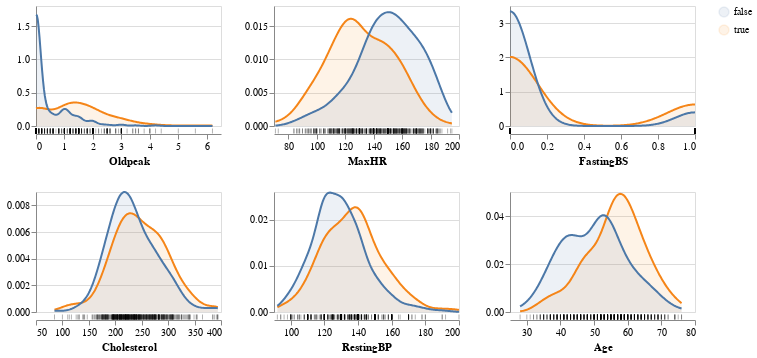

Notebook cell for this chart:
### Code cell
aly.alt.data_transformers.enable('vegafusion')

aly.dist(train_df, color='HeartDisease')

### Figure 1 — Vega specification as saved in the notebook (floating-point values rounded to 4 significant figures; data arrays with more than 128 entries replaced by an {"elided": "..."} marker saying what was removed)
{"$schema": "https://vega.github.io/schema/vega/v5.json", "data": [{"name": "source_0", "values": {"elided": "513 records"}}, {"name": "data_0", "source": "source_0", "transform": [{"type": "kde", "field": "Oldpeak", "minsteps": 100, "as": ["Oldpeak", "density"], "resolve": "shared", "groupby": ["HeartDisease"]}]}, {"name": "data_1", "values": {"elided": "513 records"}}, {"name": "data_2", "source": "source_0", "transform": [{"type": "kde", "field": "MaxHR", "minsteps": 100, "as": ["MaxHR", "density"], "resolve": "shared", "groupby": ["HeartDisease"]}]}, {"name": "data_3", "values": {"elided": "513 records"}}, {"name": "data_4", "source": "source_0", "transform": [{"type": "kde", "resolve": "shared", "minsteps": 100, "as": ["FastingBS", "density"], "field": "FastingBS", "groupby": ["HeartDisease"]}]}, {"name": "data_5", "values": {"elided": "513 records"}}, {"name": "data_6", "source": "source_0", "transform": [{"type": "kde", "groupby": ["HeartDisease"], "resolve": "shared", "field": "Cholesterol", "as": ["Cholesterol", "density"], "minsteps": 100}]}, {"name": "data_7", "values": {"elided": "513 records"}}, {"name": "data_8", "source": "source_0", "transform": [{"type": "kde", "as": ["RestingBP", "density"], "groupby": ["HeartDisease"], "minsteps": 100, "field": "RestingBP", "resolve": "shared"}]}, {"name": "data_9", "values": {"elided": "513 records"}}, {"name": "data_10", "source": "source_0", "transform": [{"type": "kde", "field": "Age", "as": ["Age", "density"], "minsteps": 100, "groupby": ["HeartDisease"], "resolve": "shared"}]}, {"name": "data_11", "values": {"elided": "513 records"}}, {"name": "data_0_color_domain_HeartDisease_0", "source": "data_0", "transform": [{"type": "aggregate", "groupby": ["HeartDisease"], "fields": [], "ops": [], "as": []}, {"type": "formula", "expr": "datum['HeartDisease']", "as": "sort_field"}, {"type": "project", "fields": ["HeartDisease"]}]}, {"name": "data_2_color_domain_HeartDisease_1", "source": "data_2", "transform": [{"type": "aggregate", "groupby": ["HeartDisease"], "fields": [], "ops": [], "as": []}, {"type": "formula", "expr": "datum['HeartDisease']", "as": "sort_field"}, {"type": "project", "fields": ["HeartDisease"]}]}, {"name": "data_4_color_domain_HeartDisease_2", "source": "data_4", "transform": [{"type": "aggregate", "groupby": ["HeartDisease"], "fields": [], "ops": [], "as": []}, {"type": "formula", "expr": "datum['HeartDisease']", "as": "sort_field"}, {"type": "project", "fields": ["HeartDisease"]}]}, {"name": "data_6_color_domain_HeartDisease_3", "source": "data_6", "transform": [{"type": "aggregate", "groupby": ["HeartDisease"], "fields": [], "ops": [], "as": []}, {"type": "formula", "expr": "datum['HeartDisease']", "as": "sort_field"}, {"type": "project", "fields": ["HeartDisease"]}]}, {"name": "data_8_color_domain_HeartDisease_4", "source": "data_8", "transform": [{"type": "aggregate", "groupby": ["HeartDisease"], "fields": [], "ops": [], "as": []}, {"type": "formula", "expr": "datum['HeartDisease']", "as": "sort_field"}, {"type": "project", "fields": ["HeartDisease"]}]}, {"name": "data_10_color_domain_HeartDisease_5", "source": "data_10", "transform": [{"type": "aggregate", "groupby": ["HeartDisease"], "fields": [], "ops": [], "as": []}, {"type": "formula", "expr": "datum['HeartDisease']", "as": "sort_field"}, {"type": "project", "fields": ["HeartDisease"]}]}, {"name": "data_0_concat_0_y_domain_density", "source": "data_0", "transform": [{"type": "formula", "expr": "+datum['density']", "as": "density"}, {"type": "aggregate", "groupby": [], "fields": ["density", "density"], "ops": ["min", "max"], "as": ["min", "max"]}]}, {"name": "data_2_concat_1_y_domain_density", "source": "data_2", "transform": [{"type": "formula", "expr": "+datum['density']", "as": "density"}, {"type": "aggregate", "groupby": [], "fields": ["density", "density"], "ops": ["min", "max"], "as": ["min", "max"]}]}, {"name": "data_4_concat_2_y_domain_density", "source": "data_4", "transform": [{"type": "formula", "expr": "+datum['density']", "as": "density"}, {"type": "aggregate", "groupby": [], "fields": ["density", "density"], "ops": ["min", "max"], "as": ["min", "max"]}]}, {"name": "data_6_concat_3_y_domain_density", "source": "data_6", "transform": [{"type": "formula", "expr": "+datum['density']", "as": "density"}, {"type": "aggregate", "groupby": [], "fields": ["density", "density"], "ops": ["min", "max"], "as": ["min", "max"]}]}, {"name": "data_8_concat_4_y_domain_density", "source": "data_8", "transform": [{"type": "formula", "expr": "+datum['density']", "as": "density"}, {"type": "aggregate", "groupby": [], "fields": ["density", "density"], "ops": ["min", "max"], "as": ["min", "max"]}]}, {"name": "data_10_concat_5_y_domain_density", "source": "data_10", "transform": [{"type": "formula", "expr": "+datum['density']", "as": "density"}, {"type": "aggregate", "groupby": [], "fields": ["density", "density"], "ops": ["min", "max"], "as": ["min", "max"]}]}], "signals": [{"name": "childWidth", "value": 185}, {"name": "childHeight", "value": 120}], "marks": [{"type": "group", "name": "concat_0_group", "encode": {"update": {"width": {"signal": "childWidth"}, "height": {"signal": "childHeight"}}}, "marks": [{"type": "group", "name": "concat_0_layer_0_pathgroup", "from": {"facet": {"data": "data_0", "name": "faceted_path_concat_0_layer_0_main", "groupby": ["HeartDisease"]}}, "encode": {"update": {"width": {"field": {"signal": null, "datum": null, "group": "width", "parent": null}}, "height": {"field": {"signal": null, "datum": null, "group": "height", "parent": null}}}}, "marks": [{"type": "area", "name": "concat_0_layer_0_marks", "from": {"data": "faceted_path_concat_0_layer_0_main"}, "sort": {"field": "x"}, "encode": {"update": {"fill": {"field": "HeartDisease", "scale": "color"}, "y2": {"value": 0, "scale": "concat_0_y"}, "orient": {"value": "vertical"}, "x": {"field": "Oldpeak", "scale": "concat_0_x"}, "defined": {"signal": "isValid(datum[\"Oldpeak\"]) && isFinite(+datum[\"Oldpeak\"]) && isValid(datum[\"density\"]) && isFinite(+datum[\"density\"])"}, "opacity": {"value": 0.1}, "y": {"field": "density", "scale": "concat_0_y"}}}, "style": ["area"]}]}, {"type": "group", "name": "concat_0_layer_1_pathgroup", "from": {"facet": {"data": "data_0", "name": "faceted_path_concat_0_layer_1_main", "groupby": ["HeartDisease"]}}, "encode": {"update": {"height": {"field": {"signal": null, "datum": null, "group": "height", "parent": null}}, "width": {"field": {"signal": null, "datum": null, "group": "width", "parent": null}}}}, "marks": [{"type": "line", "name": "concat_0_layer_1_marks", "from": {"data": "faceted_path_concat_0_layer_1_main"}, "sort": {"field": "x"}, "encode": {"update": {"y": {"field": "density", "scale": "concat_0_y"}, "stroke": {"field": "HeartDisease", "scale": "color"}, "defined": {"signal": "isValid(datum[\"Oldpeak\"]) && isFinite(+datum[\"Oldpeak\"]) && isValid(datum[\"density\"]) && isFinite(+datum[\"density\"])"}, "x": {"field": "Oldpeak", "scale": "concat_0_x"}}}, "style": ["line"]}]}, {"type": "rect", "name": "concat_0_layer_2_marks", "from": {"data": "data_1"}, "encode": {"update": {"opacity": {"value": 0.3}, "height": {"value": 5}, "xc": {"field": "Oldpeak", "scale": "concat_0_x"}, "width": {"value": 1}, "yc": {"signal": "childHeight", "offset": 65, "mult": 0.5}, "fill": {"value": "black"}, "tooltip": {"value": "Individual observations"}}}, "style": ["tick"]}], "axes": [{"scale": "concat_0_y", "minExtent": 0, "maxExtent": 0, "tickCount": {"signal": "ceil(childHeight/40)"}, "gridScale": "concat_0_x", "zindex": 0, "orient": "left", "labels": false, "domain": false, "aria": false, "ticks": false, "grid": true}, {"scale": "concat_0_x", "title": "Oldpeak", "grid": false, "zindex": 0, "labelOverlap": true, "offset": 8, "tickCount": {"signal": "ceil(childWidth/40)"}, "labelFlush": true, "orient": "bottom"}, {"scale": "concat_0_y", "orient": "left", "zindex": 0, "grid": false, "tickCount": {"signal": "ceil(childHeight/40)"}, "labelOverlap": true}], "style": "cell"}, {"type": "group", "name": "concat_1_group", "encode": {"update": {"height": {"signal": "childHeight"}, "width": {"signal": "childWidth"}}}, "marks": [{"type": "group", "name": "concat_1_layer_0_pathgroup", "from": {"facet": {"data": "data_2", "name": "faceted_path_concat_1_layer_0_main", "groupby": ["HeartDisease"]}}, "encode": {"update": {"height": {"field": {"signal": null, "datum": null, "group": "height", "parent": null}}, "width": {"field": {"signal": null, "datum": null, "group": "width", "parent": null}}}}, "marks": [{"type": "area", "name": "concat_1_layer_0_marks", "from": {"data": "faceted_path_concat_1_layer_0_main"}, "sort": {"field": "x"}, "encode": {"update": {"opacity": {"value": 0.1}, "x": {"field": "MaxHR", "scale": "concat_1_x"}, "fill": {"field": "HeartDisease", "scale": "color"}, "defined": {"signal": "isValid(datum[\"MaxHR\"]) && isFinite(+datum[\"MaxHR\"]) && isValid(datum[\"density\"]) && isFinite(+datum[\"density\"])"}, "y": {"field": "density", "scale": "concat_1_y"}, "orient": {"value": "vertical"}, "y2": {"value": 0, "scale": "concat_1_y"}}}, "style": ["area"]}]}, {"type": "group", "name": "concat_1_layer_1_pathgroup", "from": {"facet": {"data": "data_2", "name": "faceted_path_concat_1_layer_1_main", "groupby": ["HeartDisease"]}}, "encode": {"update": {"height": {"field": {"signal": null, "datum": null, "group": "height", "parent": null}}, "width": {"field": {"signal": null, "datum": null, "group": "width", "parent": null}}}}, "marks": [{"type": "line", "name": "concat_1_layer_1_marks", "from": {"data": "faceted_path_concat_1_layer_1_main"}, "sort": {"field": "x"}, "encode": {"update": {"stroke": {"field": "HeartDisease", "scale": "color"}, "y": {"field": "density", "scale": "concat_1_y"}, "defined": {"signal": "isValid(datum[\"MaxHR\"]) && isFinite(+datum[\"MaxHR\"]) && isValid(datum[\"density\"]) && isFinite(+datum[\"density\"])"}, "x": {"field": "MaxHR", "scale": "concat_1_x"}}}, "style": ["line"]}]}, {"type": "rect", "name": "concat_1_layer_2_marks", "from": {"data": "data_3"}, "encode": {"update": {"xc": {"field": "MaxHR", "scale": "concat_1_x"}, "tooltip": {"value": "Individual observations"}, "width": {"value": 1}, "yc": {"signal": "childHeight", "offset": 65, "mult": 0.5}, "height": {"value": 5}, "opacity": {"value": 0.3}, "fill": {"value": "black"}}}, "style": ["tick"]}], "axes": [{"scale": "concat_1_y", "gridScale": "concat_1_x", "zindex": 0, "maxExtent": 0, "domain": false, "grid": true, "ticks": false, "orient": "left", "aria": false, "tickCount": {"signal": "ceil(childHeight/40)"}, "labels": false, "minExtent": 0}, {"scale": "concat_1_x", "grid": false, "labelFlush": true, "orient": "bottom", "labelOverlap": true, "tickCount": {"signal": "ceil(childWidth/40)"}, "title": "MaxHR", "offset": 8, "zindex": 0}, {"scale": "concat_1_y", "tickCount": {"signal": "ceil(childHeight/40)"}, "labelOverlap": true, "grid": false, "orient": "left", "zindex": 0}], "style": "cell"}, {"type": "group", "name": "concat_2_group", "encode": {"update": {"width": {"signal": "childWidth"}, "height": {"signal": "childHeight"}}}, "marks": [{"type": "group", "name": "concat_2_layer_0_pathgroup", "from": {"facet": {"data": "data_4", "name": "faceted_path_concat_2_layer_0_main", "groupby": ["HeartDisease"]}}, "encode": {"update": {"height": {"field": {"signal": null, "datum": null, "group": "height", "parent": null}}, "width": {"field": {"signal": null, "datum": null, "group": "width", "parent": null}}}}, "marks": [{"type": "area", "name": "concat_2_layer_0_marks", "from": {"data": "faceted_path_concat_2_layer_0_main"}, "sort": {"field": "x"}, "encode": {"update": {"fill": {"field": "HeartDisease", "scale": "color"}, "y": {"field": "density", "scale": "concat_2_y"}, "x": {"field": "FastingBS", "scale": "concat_2_x"}, "defined": {"signal": "isValid(datum[\"FastingBS\"]) && isFinite(+datum[\"FastingBS\"]) && isValid(datum[\"density\"]) && isFinite(+datum[\"density\"])"}, "orient": {"value": "vertical"}, "opacity": {"value": 0.1}, "y2": {"value": 0, "scale": "concat_2_y"}}}, "style": ["area"]}]}, {"type": "group", "name": "concat_2_layer_1_pathgroup", "from": {"facet": {"data": "data_4", "name": "faceted_path_concat_2_layer_1_main", "groupby": ["HeartDisease"]}}, "encode": {"update": {"height": {"field": {"signal": null, "datum": null, "group": "height", "parent": null}}, "width": {"field": {"signal": null, "datum": null, "group": "width", "parent": null}}}}, "marks": [{"type": "line", "name": "concat_2_layer_1_marks", "from": {"data": "faceted_path_concat_2_layer_1_main"}, "sort": {"field": "x"}, "encode": {"update": {"defined": {"signal": "isValid(datum[\"FastingBS\"]) && isFinite(+datum[\"FastingBS\"]) && isValid(datum[\"density\"]) && isFinite(+datum[\"density\"])"}, "x": {"field": "FastingBS", "scale": "concat_2_x"}, "stroke": {"field": "HeartDisease", "scale": "color"}, "y": {"field": "density", "scale": "concat_2_y"}}}, "style": ["line"]}]}, {"type": "rect", "name": "concat_2_layer_2_marks", "from": {"data": "data_5"}, "encode": {"update": {"tooltip": {"value": "Individual observations"}, "opacity": {"value": 0.3}, "width": {"value": 1}, "yc": {"signal": "childHeight", "offset": 65, "mult": 0.5}, "fill": {"value": "black"}, "xc": {"field": "FastingBS", "scale": "concat_2_x"}, "height": {"value": 5}}}, "style": ["tick"]}], "axes": [{"scale": "concat_2_y", "tickCount": {"signal": "ceil(childHeight/40)"}, "minExtent": 0, "aria": false, "maxExtent": 0, "zindex": 0, "grid": true, "ticks": false, "orient": "left", "domain": false, "gridScale": "concat_2_x", "labels": false}, {"scale": "concat_2_x", "orient": "bottom", "tickCount": {"signal": "ceil(childWidth/40)"}, "zindex": 0, "labelFlush": true, "labelOverlap": true, "title": "FastingBS", "grid": false, "offset": 8}, {"scale": "concat_2_y", "labelOverlap": true, "zindex": 0, "tickCount": {"signal": "ceil(childHeight/40)"}, "grid": false, "orient": "left"}], "style": "cell"}, {"type": "group", "name": "concat_3_group", "encode": {"update": {"height": {"signal": "childHeight"}, "width": {"signal": "childWidth"}}}, "marks": [{"type": "group", "name": "concat_3_layer_0_pathgroup", "from": {"facet": {"data": "data_6", "name": "faceted_path_concat_3_layer_0_main", "groupby": ["HeartDisease"]}}, "encode": {"update": {"height": {"field": {"signal": null, "datum": null, "group": "height", "parent": null}}, "width": {"field": {"signal": null, "datum": null, "group": "width", "parent": null}}}}, "marks": [{"type": "area", "name": "concat_3_layer_0_marks", "from": {"data": "faceted_path_concat_3_layer_0_main"}, "sort": {"field": "x"}, "encode": {"update": {"orient": {"value": "vertical"}, "y": {"field": "density", "scale": "concat_3_y"}, "defined": {"signal": "isValid(datum[\"Cholesterol\"]) && isFinite(+datum[\"Cholesterol\"]) && isValid(datum[\"density\"]) && isFinite(+datum[\"density\"])"}, "opacity": {"value": 0.1}, "y2": {"value": 0, "scale": "concat_3_y"}, "x": {"field": "Cholesterol", "scale": "concat_3_x"}, "fill": {"field": "HeartDisease", "scale": "color"}}}, "style": ["area"]}]}, {"type": "group", "name": "concat_3_layer_1_pathgroup", "from": {"facet": {"data": "data_6", "name": "faceted_path_concat_3_layer_1_main", "groupby": ["HeartDisease"]}}, "encode": {"update": {"height": {"field": {"signal": null, "datum": null, "group": "height", "parent": null}}, "width": {"field": {"signal": null, "datum": null, "group": "width", "parent": null}}}}, "marks": [{"type": "line", "name": "concat_3_layer_1_marks", "from": {"data": "faceted_path_concat_3_layer_1_main"}, "sort": {"field": "x"}, "encode": {"update": {"stroke": {"field": "HeartDisease", "scale": "color"}, "x": {"field": "Cholesterol", "scale": "concat_3_x"}, "y": {"field": "density", "scale": "concat_3_y"}, "defined": {"signal": "isValid(datum[\"Cholesterol\"]) && isFinite(+datum[\"Cholesterol\"]) && isValid(datum[\"density\"]) && isFinite(+datum[\"density\"])"}}}, "style": ["line"]}]}, {"type": "rect", "name": "concat_3_layer_2_marks", "from": {"data": "data_7"}, "encode": {"update": {"yc": {"signal": "childHeight", "offset": 65, "mult": 0.5}, "xc": {"field": "Cholesterol", "scale": "concat_3_x"}, "height": {"value": 5}, "fill": {"value": "black"}, "width": {"value": 1}, "opacity": {"value": 0.3}, "tooltip": {"value": "Individual observations"}}}, "style": ["tick"]}], "axes": [{"scale": "concat_3_y", "tickCount": {"signal": "ceil(childHeight/40)"}, "labels": false, "gridScale": "concat_3_x", "orient": "left", "domain": false, "aria": false, "minExtent": 0, "zindex": 0, "maxExtent": 0, "grid": true, "ticks": false}, {"scale": "concat_3_x", "title": "Cholesterol", "tickCount": {"signal": "ceil(childWidth/40)"}, "offset": 8, "grid": false, "labelFlush": true, "zindex": 0, "orient": "bottom", "labelOverlap": true}, {"scale": "concat_3_y", "grid": false, "tickCount": {"signal": "ceil(childHeight/40)"}, "orient": "left", "labelOverlap": true, "zindex": 0}], "style": "cell"}, {"type": "group", "name": "concat_4_group", "encode": {"update": {"height": {"signal": "childHeight"}, "width": {"signal": "childWidth"}}}, "marks": [{"type": "group", "name": "concat_4_layer_0_pathgroup", "from": {"facet": {"data": "data_8", "name": "faceted_path_concat_4_layer_0_main", "groupby": ["HeartDisease"]}}, "encode": {"update": {"width": {"field": {"signal": null, "datum": null, "group": "width", "parent": null}}, "height": {"field": {"signal": null, "datum": null, "group": "height", "parent": null}}}}, "marks": [{"type": "area", "name": "concat_4_layer_0_marks", "from": {"data": "faceted_path_concat_4_layer_0_main"}, "sort": {"field": "x"}, "encode": {"update": {"defined": {"signal": "isValid(datum[\"RestingBP\"]) && isFinite(+datum[\"RestingBP\"]) && isValid(datum[\"density\"]) && isFinite(+datum[\"density\"])"}, "fill": {"field": "HeartDisease", "scale": "color"}, "orient": {"value": "vertical"}, "x": {"field": "RestingBP", "scale": "concat_4_x"}, "y2": {"value": 0, "scale": "concat_4_y"}, "opacity": {"value": 0.1}, "y": {"field": "density", "scale": "concat_4_y"}}}, "style": ["area"]}]}, {"type": "group", "name": "concat_4_layer_1_pathgroup", "from": {"facet": {"data": "data_8", "name": "faceted_path_concat_4_layer_1_main", "groupby": ["HeartDisease"]}}, "encode": {"update": {"width": {"field": {"signal": null, "datum": null, "group": "width", "parent": null}}, "height": {"field": {"signal": null, "datum": null, "group": "height", "parent": null}}}}, "marks": [{"type": "line", "name": "concat_4_layer_1_marks", "from": {"data": "faceted_path_concat_4_layer_1_main"}, "sort": {"field": "x"}, "encode": {"update": {"defined": {"signal": "isValid(datum[\"RestingBP\"]) && isFinite(+datum[\"RestingBP\"]) && isValid(datum[\"density\"]) && isFinite(+datum[\"density\"])"}, "x": {"field": "RestingBP", "scale": "concat_4_x"}, "stroke": {"field": "HeartDisease", "scale": "color"}, "y": {"field": "density", "scale": "concat_4_y"}}}, "style": ["line"]}]}, {"type": "rect", "name": "concat_4_layer_2_marks", "from": {"data": "data_9"}, "encode": {"update": {"xc": {"field": "RestingBP", "scale": "concat_4_x"}, "height": {"value": 5}, "fill": {"value": "black"}, "tooltip": {"value": "Individual observations"}, "opacity": {"value": 0.3}, "yc": {"signal": "childHeight", "offset": 65, "mult": 0.5}, "width": {"value": 1}}}, "style": ["tick"]}], "axes": [{"scale": "concat_4_y", "zindex": 0, "aria": false, "grid": true, "domain": false, "minExtent": 0, "orient": "left", "tickCount": {"signal": "ceil(childHeight/40)"}, "gridScale": "concat_4_x", "labels": false, "maxExtent": 0, "ticks": false}, {"scale": "concat_4_x", "zindex": 0, "title": "RestingBP", "labelFlush": true, "grid": false, "offset": 8, "tickCount": {"signal": "ceil(childWidth/40)"}, "labelOverlap": true, "orient": "bottom"}, {"scale": "concat_4_y", "labelOverlap": true, "grid": false, "orient": "left", "tickCount": {"signal": "ceil(childHeight/40)"}, "zindex": 0}], "style": "cell"}, {"type": "group", "name": "concat_5_group", "encode": {"update": {"width": {"signal": "childWidth"}, "height": {"signal": "childHeight"}}}, "marks": [{"type": "group", "name": "concat_5_layer_0_pathgroup", "from": {"facet": {"data": "data_10", "name": "faceted_path_concat_5_layer_0_main", "groupby": ["HeartDisease"]}}, "encode": {"update": {"width": {"field": {"signal": null, "datum": null, "group": "width", "parent": null}}, "height": {"field": {"signal": null, "datum": null, "group": "height", "parent": null}}}}, "marks": [{"type": "area", "name": "concat_5_layer_0_marks", "from": {"data": "faceted_path_concat_5_layer_0_main"}, "sort": {"field": "x"}, "encode": {"update": {"defined": {"signal": "isValid(datum[\"Age\"]) && isFinite(+datum[\"Age\"]) && isValid(datum[\"density\"]) && isFinite(+datum[\"density\"])"}, "orient": {"value": "vertical"}, "y2": {"value": 0, "scale": "concat_5_y"}, "x": {"field": "Age", "scale": "concat_5_x"}, "opacity": {"value": 0.1}, "fill": {"field": "HeartDisease", "scale": "color"}, "y": {"field": "density", "scale": "concat_5_y"}}}, "style": ["area"]}]}, {"type": "group", "name": "concat_5_layer_1_pathgroup", "from": {"facet": {"data": "data_10", "name": "faceted_path_concat_5_layer_1_main", "groupby": ["HeartDisease"]}}, "encode": {"update": {"height": {"field": {"signal": null, "datum": null, "group": "height", "parent": null}}, "width": {"field": {"signal": null, "datum": null, "group": "width", "parent": null}}}}, "marks": [{"type": "line", "name": "concat_5_layer_1_marks", "from": {"data": "faceted_path_concat_5_layer_1_main"}, "sort": {"field": "x"}, "encode": {"update": {"y": {"field": "density", "scale": "concat_5_y"}, "stroke": {"field": "HeartDisease", "scale": "color"}, "defined": {"signal": "isValid(datum[\"Age\"]) && isFinite(+datum[\"Age\"]) && isValid(datum[\"density\"]) && isFinite(+datum[\"density\"])"}, "x": {"field": "Age", "scale": "concat_5_x"}}}, "style": ["line"]}]}, {"type": "rect", "name": "concat_5_layer_2_marks", "from": {"data": "data_11"}, "encode": {"update": {"height": {"value": 5}, "fill": {"value": "black"}, "opacity": {"value": 0.3}, "xc": {"field": "Age", "scale": "concat_5_x"}, "width": {"value": 1}, "tooltip": {"value": "Individual observations"}, "yc": {"signal": "childHeight", "offset": 65, "mult": 0.5}}}, "style": ["tick"]}], "axes": [{"scale": "concat_5_y", "gridScale": "concat_5_x", "zindex": 0, "domain": false, "minExtent": 0, "ticks": false, "tickCount": {"signal": "ceil(childHeight/40)"}, "grid": true, "labels": false, "orient": "left", "aria": false, "maxExtent": 0}, {"scale": "concat_5_x", "tickCount": {"signal": "ceil(childWidth/40)"}, "orient": "bottom", "offset": 8, "labelFlush": true, "labelOverlap": true, "zindex": 0, "title": "Age", "grid": false}, {"scale": "concat_5_y", "tickCount": {"signal": "ceil(childHeight/40)"}, "zindex": 0, "orient": "left", "grid": false, "labelOverlap": true}], "style": "cell"}], "scales": [{"name": "color", "type": "ordinal", "domain": {"fields": [{"data": "data_0_color_domain_HeartDisease_0", "field": "HeartDisease"}, {"data": "data_2_color_domain_HeartDisease_1", "field": "HeartDisease"}, {"data": "data_4_color_domain_HeartDisease_2", "field": "HeartDisease"}, {"data": "data_6_color_domain_HeartDisease_3", "field": "HeartDisease"}, {"data": "data_8_color_domain_HeartDisease_4", "field": "HeartDisease"}, {"data": "data_10_color_domain_HeartDisease_5", "field": "HeartDisease"}], "sort": true}, "range": "category"}, {"name": "concat_0_x", "type": "linear", "domain": {"fields": [{"data": "data_0", "field": "Oldpeak"}, {"data": "data_1", "field": "Oldpeak"}]}, "range": [0, {"signal": "childWidth"}], "zero": false, "nice": true}, {"name": "concat_0_y", "type": "linear", "domain": [{"signal": "(data(\"data_0_concat_0_y_domain_density\")[0] || {}).min"}, {"signal": "(data(\"data_0_concat_0_y_domain_density\")[0] || {}).max"}], "range": [{"signal": "childHeight"}, 0], "nice": true, "zero": true}, {"name": "concat_1_x", "type": "linear", "domain": {"fields": [{"data": "data_2", "field": "MaxHR"}, {"data": "data_3", "field": "MaxHR"}]}, "range": [0, {"signal": "childWidth"}], "zero": false, "nice": true}, {"name": "concat_1_y", "type": "linear", "domain": [{"signal": "(data(\"data_2_concat_1_y_domain_density\")[0] || {}).min"}, {"signal": "(data(\"data_2_concat_1_y_domain_density\")[0] || {}).max"}], "range": [{"signal": "childHeight"}, 0], "zero": true, "nice": true}, {"name": "concat_2_x", "type": "linear", "domain": {"fields": [{"data": "data_4", "field": "FastingBS"}, {"data": "data_5", "field": "FastingBS"}]}, "range": [0, {"signal": "childWidth"}], "nice": true, "zero": false}, {"name": "concat_2_y", "type": "linear", "domain": [{"signal": "(data(\"data_4_concat_2_y_domain_density\")[0] || {}).min"}, {"signal": "(data(\"data_4_concat_2_y_domain_density\")[0] || {}).max"}], "range": [{"signal": "childHeight"}, 0], "nice": true, "zero": true}, {"name": "concat_3_x", "type": "linear", "domain": {"fields": [{"data": "data_6", "field": "Cholesterol"}, {"data": "data_7", "field": "Cholesterol"}]}, "range": [0, {"signal": "childWidth"}], "nice": true, "zero": false}, {"name": "concat_3_y", "type": "linear", "domain": [{"signal": "(data(\"data_6_concat_3_y_domain_density\")[0] || {}).min"}, {"signal": "(data(\"data_6_concat_3_y_domain_density\")[0] || {}).max"}], "range": [{"signal": "childHeight"}, 0], "zero": true, "nice": true}, {"name": "concat_4_x", "type": "linear", "domain": {"fields": [{"data": "data_8", "field": "RestingBP"}, {"data": "data_9", "field": "RestingBP"}]}, "range": [0, {"signal": "childWidth"}], "nice": true, "zero": false}, {"name": "concat_4_y", "type": "linear", "domain": [{"signal": "(data(\"data_8_concat_4_y_domain_density\")[0] || {}).min"}, {"signal": "(data(\"data_8_concat_4_y_domain_density\")[0] || {}).max"}], "range": [{"signal": "childHeight"}, 0], "nice": true, "zero": true}, {"name": "concat_5_x", "type": "linear", "domain": {"fields": [{"data": "data_10", "field": "Age"}, {"data": "data_11", "field": "Age"}]}, "range": [0, {"signal": "childWidth"}], "zero": false, "nice": true}, {"name": "concat_5_y", "type": "linear", "domain": [{"signal": "(data(\"data_10_concat_5_y_domain_density\")[0] || {}).min"}, {"signal": "(data(\"data_10_concat_5_y_domain_density\")[0] || {}).max"}], "range": [{"signal": "childHeight"}, 0], "zero": true, "nice": true}], "layout": {"padding": 20, "columns": 3, "bounds": "full", "align": "each"}, "padding": 5, "legends": [{"fill": "color", "symbolType": "circle", "encode": {"symbols": {"update": {"opacity": {"value": 0.1}}}}, "stroke": "color"}], "background": "white"}
